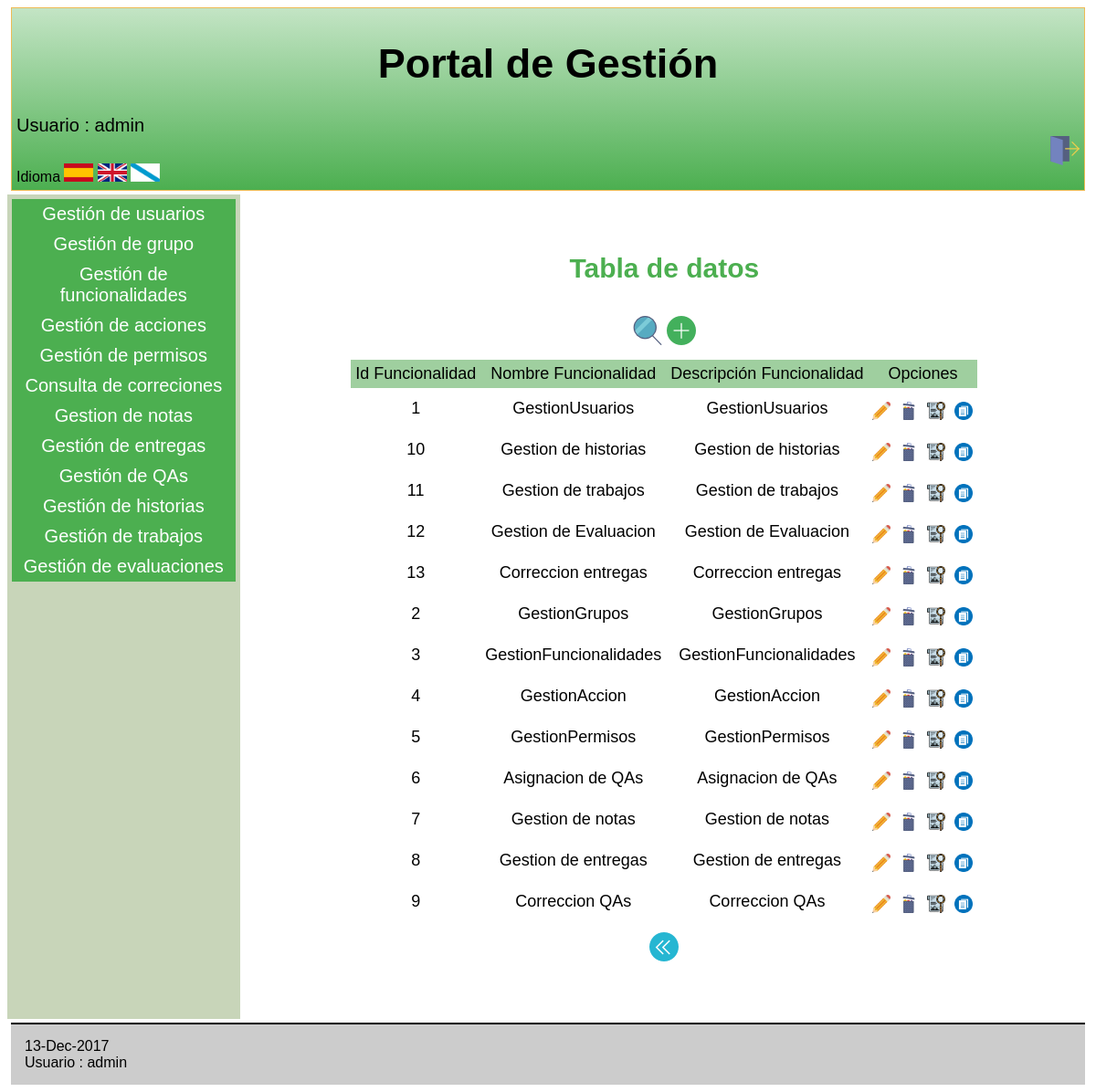
Screenshot of /Controllers/FUNCIONALIDAD_CONTROLLER.php (signed in) with the database file from the repository.
### tables this page shows
CREATE TABLE `FUNCIONALIDAD` (
  `IdFuncionalidad` varchar(6) NOT NULL,
  `NombreFuncionalidad` varchar(60) NOT NULL,
  `DescripFuncionalidad` varchar(100) NOT NULL
);

### Controllers/FUNCIONALIDAD_CONTROLLER.php (called while the page is built, shortened)
<?php
include '../Models/FUNCIONALIDAD_MODEL.php';
include '../Views/FUNCIONALIDAD/FUNCIONALIDAD_SHOWALL_View.php';
switch ( $_REQUEST[ 'action' ] ) {
	default:
		$USUARIO = new USU_GRUPO( $_SESSION[ 'login' ], '' );
		$ADMIN = $USUARIO->comprobarAdmin();
		if ( $ADMIN == true ) {
			if ( !$_POST ) {
				$FUNCIONALIDAD = new FUNCIONALIDAD( '', '', '' );
			} else {
				$FUNCIONALIDAD = get_data_form();
			}
			$datos = $FUNCIONALIDAD->SEARCH();
			$lista = array( 'IdFuncionalidad', 'NombreFuncionalidad', 'DescripFuncionalidad' );
			$PERMISO = $USUARIO->comprobarPermisos();
			new FUNCIONALIDAD_SHOWALL( $lista, $datos, $PERMISO, true );
		}
}
?>

### Models/FUNCIONALIDAD_MODEL.php (called while the page is built, shortened)
<?php
class FUNCIONALIDAD {
	var $IdFuncionalidad;
	var $NombreFuncionalidad;
	var $DescripFuncionalidad;
	function __construct( $IdFuncionalidad, $NombreFuncionalidad, $DescripFuncionalidad ) {
		$this->IdFuncionalidad = $IdFuncionalidad;
		$this->NombreFuncionalidad = $NombreFuncionalidad;
		$this->DescripFuncionalidad = $DescripFuncionalidad;
		include_once '../Functions/BdAdmin.php';
		$this->mysqli = ConectarBD();
	}
	function SEARCH() {
		$sql = "select IdFuncionalidad,
                        NombreFuncionalidad,
                        DescripFuncionalidad
       			from FUNCIONALIDAD
    			where
    				(
					(BINARY IdFuncionalidad LIKE '%$this->IdFuncionalidad%') &&
                    (BINARY NombreFuncionalidad LIKE '%$this->NombreFuncionalidad%') &&
                    (BINARY DescripFuncionalidad LIKE '%$this->DescripFuncionalidad%')
    				)";
		if ( !( $resultado = $this->mysqli->query( $sql ) ) ) {
			return 'Error en la consulta sobre la base de datos';
		} else {
			return $resultado;
		}
	}
}
?>

### Functions/BdAdmin.php (called while the page is built, shortened)
<?php
function ConectarBD()
	{
	    $mysqli = new mysqli("localhost", "userET3", "passET3", "IUET32017");
		return $mysqli;
	}
?>

### Views/FUNCIONALIDAD/FUNCIONALIDAD_SHOWALL_View.php (the view, shortened to what this page needs)
<?php
class FUNCIONALIDAD_SHOWALL {
	function __construct( $lista, $datos, $PERMISO,$admin) {
		$this->lista = $lista;
		$this->datos = $datos;
		$this->PERMISO = $PERMISO;
		$this->admin = $admin;
		$this->render($this->lista,$this->datos,$this->PERMISO,$this->admin);
	}
	function render($lista,$datos,$PERMISO,$admin){
		$this->datos = $datos;
	if($admin==true){
			    $ADD=true;
			    $DELETE=true;
			    $EDIT=true;
			    $SEARCH=true;
			    $SHOW=true;
			    $ASIGN=true;
	}
		include '../Views/Header.php';
?>
		<div class="seccion">
			<h2>
				<?php echo $strings['Tabla de datos'];?>
			</h2>
			<table>
				<caption style="margin-bottom:10px;">
					<form action='../Controllers/FUNCIONALIDAD_CONTROLLER.php'>
<?php if($SEARCH==true){  ?>
						<button type="submit" name="action" value="SEARCH"><img src="../Views/icon/buscar.png" alt="BUSCAR" /></button>
<?php
	 }
		if($ADD == true){
?>
						<button type="submit" name="action" value="ADD"><img src="../Views/icon/añadir.png" alt="AÑADIR" /></button>
<?php
		}
?>
					</form>
				</caption>
				<tr>
<?php
					foreach ( $lista as $atributo ) {
?>
					<th>
						<?php echo $strings[$atributo]?>
					</th>
<?php
					}
		if($EDIT==true || $SHOW==true || $DELETE==true || $ASIGN==true){
?>
					<th colspan="4" >
						<?php echo $strings['Opciones']?>
					</th>
<?php } ?>
				</tr>
<?php
				while ( $fila = mysqli_fetch_array( $this->datos ) ) {
?>
				<tr>
<?php
					foreach ( $lista as $atributo ) {
?>
					<td>
<?php
							echo $fila[ $atributo ];
?>
					</td>
<?php
					}
?>
					<td>
						<form action="../Controllers/FUNCIONALIDAD_CONTROLLER.php" method="get" style="display:inline" >
							<?php if($EDIT==true){ ?>
								<button type="submit" name="action" value="EDIT" ><img src="../Views/icon/modificar.png" alt="<?php echo $strings['Modificar']?>" width="20" height="20" /></button>
						    <?php } ?>
					<td>
							<?php if($DELETE==true){ ?>
								<button type="submit" name="action" value="DELETE" ><img src="../Views/icon/eliminar.png" alt="<?php echo $strings['Eliminar']?>" width="20" height="20" /></button>
							<?php } ?>
					<td>
							<?php if($SHOW==true){ ?>
								<button type="submit" name="action" value="SHOWCURRENT" ><img src="../Views/icon/verDetalles.png" alt="<?php echo $strings['Ver en detalle']?>" width="20" height="20"/></button>
							<?php } ?>
						</form>
				    <td>
							<?php if($ASIGN==true){ ?>
						<form action="../Controllers/FUNC_ACCION_CONTROLLER.php" method="get" style="display:inline" >
							<button type="submit" ><img src="../Views/icon/accion.png" width="20" height="20"/></button>
						</form>
							<?php } ?>
				</tr>
<?php
				}
?>
			</table>
			<form action='../Controllers/FUNCIONALIDAD_CONTROLLER.php' method="post">
				<button type="submit"><img src="../Views/icon/atras.png" alt="<?php echo $strings['Atras']?>" /></button>
			</form>
		</div>
<?php
		include '../Views/Footer.php';
		}
		}
?>

### Views/css/estilos.css (style rules this page uses)
body { font-family: Arial; background: white; }
h2 { text-align:center; font-size: 30px; color: #4CAF50; }
table { padding:1px; margin-top:0px; border-spacing:0px; font-family: Arial; font-size: 20px; border: 0px solid #000; margin: 0 auto ; text-align: left; }
th,td { padding: 5px; text-align: center; font-size: 18px; border: 0px solid #000; }
th { background-color: #9fcf9f; font-weight:normal; border: 0px solid #000; }
.seccion { padding:10px; padding-bottom: 30px; margin: 20px; text-align:center; }
button { background-color:white; border: none; margin-top: 10px; padding:0px; }

### rows the page displays
funcionalidad: IdFuncionalidad "1", NombreFuncionalidad "GestionUsuarios", DescripFuncionalidad "GestionUsuarios"
funcionalidad: IdFuncionalidad "10", NombreFuncionalidad "Gestion de historias", DescripFuncionalidad "Gestion de historias"
funcionalidad: IdFuncionalidad "11", NombreFuncionalidad "Gestion de trabajos", DescripFuncionalidad "Gestion de trabajos"
funcionalidad: IdFuncionalidad "12", NombreFuncionalidad "Gestion de Evaluacion", DescripFuncionalidad "Gestion de Evaluacion"
funcionalidad: IdFuncionalidad "13", NombreFuncionalidad "Correccion entregas", DescripFuncionalidad "Correccion entregas"
funcionalidad: IdFuncionalidad "2", NombreFuncionalidad "GestionGrupos", DescripFuncionalidad "GestionGrupos"
funcionalidad: IdFuncionalidad "3", NombreFuncionalidad "GestionFuncionalidades", DescripFuncionalidad "GestionFuncionalidades"
funcionalidad: IdFuncionalidad "4", NombreFuncionalidad "GestionAccion", DescripFuncionalidad "GestionAccion"
funcionalidad: IdFuncionalidad "5", NombreFuncionalidad "GestionPermisos", DescripFuncionalidad "GestionPermisos"
funcionalidad: IdFuncionalidad "6", NombreFuncionalidad "Asignacion de QAs", DescripFuncionalidad "Asignacion de QAs"
funcionalidad: IdFuncionalidad "7", NombreFuncionalidad "Gestion de notas", DescripFuncionalidad "Gestion de notas"
funcionalidad: IdFuncionalidad "8", NombreFuncionalidad "Gestion de entregas", DescripFuncionalidad "Gestion de entregas"
funcionalidad: IdFuncionalidad "9", NombreFuncionalidad "Correccion QAs", DescripFuncionalidad "Correccion QAs"

### other values shown
$strings['Portal de Gestión'] "Portal de Gestión"
$strings['Usuario'] "Usuario"
$_SESSION['login'] "admin"
$strings['idioma'] "Idioma"
$strings['Gestion de usuarios'] "Gestión de usuarios"
$strings['Gestion de grupo'] "Gestión de grupo"
$strings['Gestion de funcionalidades'] "Gestión de funcionalidades"
$strings['Gestion de acciones'] "Gestión de acciones"
$strings['Gestión de permisos'] "Gestión de permisos"
$strings['Consulta de correciones'] "Consulta de correciones"
$strings['Gestion de notas'] "Gestion de notas"
$strings['Gestion de entregas'] "Gestión de entregas"
$strings['Gestión de QAs'] "Gestión de QAs"
$strings['Gestion de historias'] "Gestión de historias"
$strings['Gestion de trabajos'] "Gestión de trabajos"
